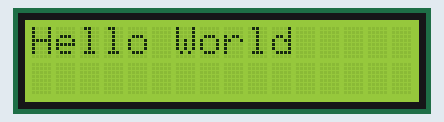
Bench run of a sketch on a simulated Arduino Uno, built with avr-gcc and run on an emulated ATmega328P. On the bench: 16×2 character LCD.

Above: at 0.1 s.
At 1.1 s:
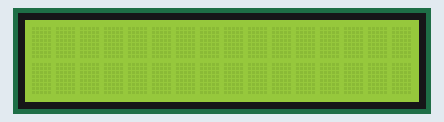

The sketch:

1._Blink_text_on__LCD.ino
```cpp
#include <LiquidCrystal.h>
LiquidCrystal lcd(12, 11, 5, 4, 3, 2);
void setup () {
  lcd.begin(16,2);
}

void loop() {
  lcd.clear();
  lcd.setCursor(0,0);
  lcd.print ("Hello World");
 	delay(1000);

  lcd.clear();
  lcd.setCursor(0,0);
  lcd.print ("");
 	delay(1000);

}
```

Measured:
- what the display in image 1 shows lasts 1.0 s, from 1.1 s to 2.1 s
